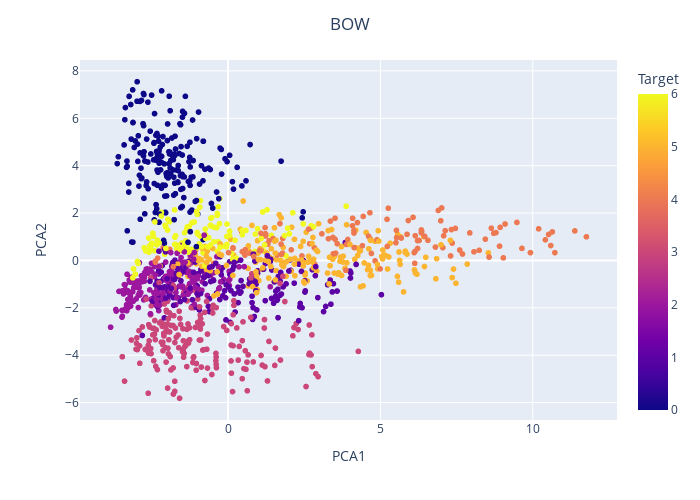
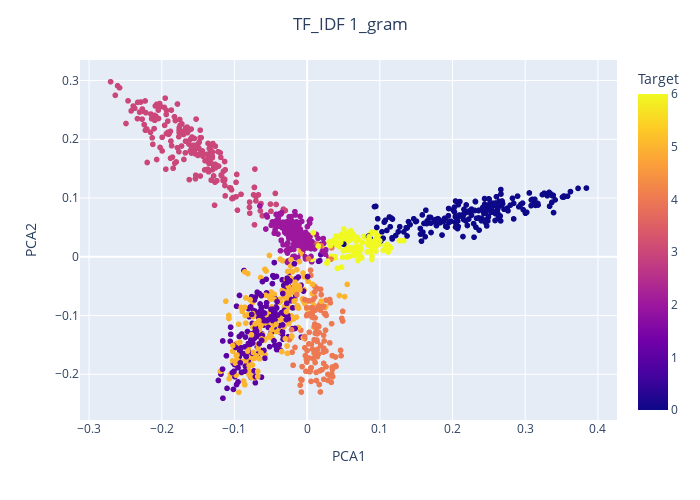
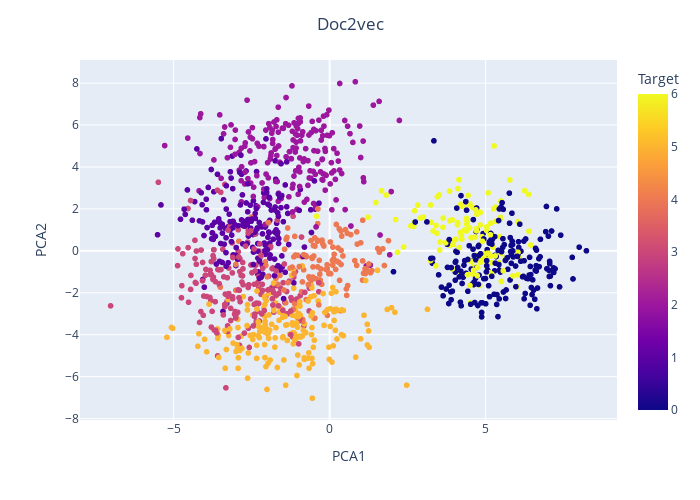
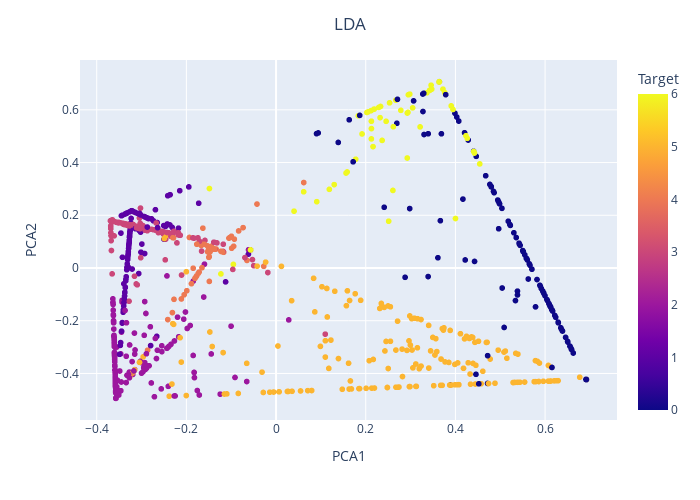

Notebook source saved alongside these figures, in order:
### Code cell
import plotly.express as px
from sklearn.decomposition import PCA
pca=PCA(n_components=2,)
embedding=text_embedding.copy()

for key in embedding.keys():
  embedding[key]=pca.fit_transform(embedding[key])
  df=pd.DataFrame({'PCA1':embedding[key][:,0],'PCA2':embedding[key][:,1],'Target':y_actual})
  fig = px.scatter(data_frame =df, x='PCA1', y='PCA2', color='Target')
  fig.update_layout(title={'text':f'{key}','x':0.5},height=500,width=700)
  fig.show()

### Figure 1 — Plotly figure (JSON) as saved in the notebook; plotly's stock layout.template omitted (floating-point values rounded to 4 significant figures; data arrays with more than 128 entries replaced by an {"elided": "..."} marker saying what was removed)
{"data": [{"hovertemplate": "PCA1=%{x}<br>PCA2=%{y}<br>Target=%{marker.color}<extra></extra>", "legendgroup": "", "marker": {"color": {"elided": "1254 int values"}, "coloraxis": "coloraxis", "symbol": "circle"}, "mode": "markers", "name": "", "showlegend": false, "type": "scattergl", "x": {"elided": "1254 float values"}, "xaxis": "x", "y": {"elided": "1254 float values"}, "yaxis": "y"}], "layout": {"coloraxis": {"colorbar": {"title": {"text": "Target"}}, "colorscale": [[0, "#0d0887"], [0.1111, "#46039f"], [0.2222, "#7201a8"], [0.3333, "#9c179e"], [0.4444, "#bd3786"], [0.5556, "#d8576b"], [0.6667, "#ed7953"], [0.7778, "#fb9f3a"], [0.8889, "#fdca26"], [1, "#f0f921"]]}, "height": 500, "legend": {"tracegroupgap": 0}, "margin": {"t": 60}, "title": {"text": "BOW", "x": 0.5}, "width": 700, "xaxis": {"anchor": "y", "domain": [0, 1], "title": {"text": "PCA1"}}, "yaxis": {"anchor": "x", "domain": [0, 1], "title": {"text": "PCA2"}}}}

### Figure 2 — Plotly figure (JSON) as saved in the notebook; plotly's stock layout.template omitted (floating-point values rounded to 4 significant figures; data arrays with more than 128 entries replaced by an {"elided": "..."} marker saying what was removed)
{"data": [{"hovertemplate": "PCA1=%{x}<br>PCA2=%{y}<br>Target=%{marker.color}<extra></extra>", "legendgroup": "", "marker": {"color": {"elided": "1254 int values"}, "coloraxis": "coloraxis", "symbol": "circle"}, "mode": "markers", "name": "", "showlegend": false, "type": "scattergl", "x": {"elided": "1254 float values"}, "xaxis": "x", "y": {"elided": "1254 float values"}, "yaxis": "y"}], "layout": {"coloraxis": {"colorbar": {"title": {"text": "Target"}}, "colorscale": [[0, "#0d0887"], [0.1111, "#46039f"], [0.2222, "#7201a8"], [0.3333, "#9c179e"], [0.4444, "#bd3786"], [0.5556, "#d8576b"], [0.6667, "#ed7953"], [0.7778, "#fb9f3a"], [0.8889, "#fdca26"], [1, "#f0f921"]]}, "height": 500, "legend": {"tracegroupgap": 0}, "margin": {"t": 60}, "title": {"text": "TF_IDF 1_gram", "x": 0.5}, "width": 700, "xaxis": {"anchor": "y", "domain": [0, 1], "title": {"text": "PCA1"}}, "yaxis": {"anchor": "x", "domain": [0, 1], "title": {"text": "PCA2"}}}}

### Figure 3 — Plotly figure (JSON) as saved in the notebook; plotly's stock layout.template omitted (floating-point values rounded to 4 significant figures; data arrays with more than 128 entries replaced by an {"elided": "..."} marker saying what was removed)
{"data": [{"hovertemplate": "PCA1=%{x}<br>PCA2=%{y}<br>Target=%{marker.color}<extra></extra>", "legendgroup": "", "marker": {"color": {"elided": "1254 int values"}, "coloraxis": "coloraxis", "symbol": "circle"}, "mode": "markers", "name": "", "showlegend": false, "type": "scattergl", "x": {"elided": "1254 float values"}, "xaxis": "x", "y": {"elided": "1254 float values"}, "yaxis": "y"}], "layout": {"coloraxis": {"colorbar": {"title": {"text": "Target"}}, "colorscale": [[0, "#0d0887"], [0.1111, "#46039f"], [0.2222, "#7201a8"], [0.3333, "#9c179e"], [0.4444, "#bd3786"], [0.5556, "#d8576b"], [0.6667, "#ed7953"], [0.7778, "#fb9f3a"], [0.8889, "#fdca26"], [1, "#f0f921"]]}, "height": 500, "legend": {"tracegroupgap": 0}, "margin": {"t": 60}, "title": {"text": "Doc2vec", "x": 0.5}, "width": 700, "xaxis": {"anchor": "y", "domain": [0, 1], "title": {"text": "PCA1"}}, "yaxis": {"anchor": "x", "domain": [0, 1], "title": {"text": "PCA2"}}}}

### Figure 4 — Plotly figure (JSON) as saved in the notebook; plotly's stock layout.template omitted (floating-point values rounded to 4 significant figures; data arrays with more than 128 entries replaced by an {"elided": "..."} marker saying what was removed)
{"data": [{"hovertemplate": "PCA1=%{x}<br>PCA2=%{y}<br>Target=%{marker.color}<extra></extra>", "legendgroup": "", "marker": {"color": {"elided": "1254 int values"}, "coloraxis": "coloraxis", "symbol": "circle"}, "mode": "markers", "name": "", "showlegend": false, "type": "scattergl", "x": {"elided": "1254 float values"}, "xaxis": "x", "y": {"elided": "1254 float values"}, "yaxis": "y"}], "layout": {"coloraxis": {"colorbar": {"title": {"text": "Target"}}, "colorscale": [[0, "#0d0887"], [0.1111, "#46039f"], [0.2222, "#7201a8"], [0.3333, "#9c179e"], [0.4444, "#bd3786"], [0.5556, "#d8576b"], [0.6667, "#ed7953"], [0.7778, "#fb9f3a"], [0.8889, "#fdca26"], [1, "#f0f921"]]}, "height": 500, "legend": {"tracegroupgap": 0}, "margin": {"t": 60}, "title": {"text": "LDA", "x": 0.5}, "width": 700, "xaxis": {"anchor": "y", "domain": [0, 1], "title": {"text": "PCA1"}}, "yaxis": {"anchor": "x", "domain": [0, 1], "title": {"text": "PCA2"}}}}
